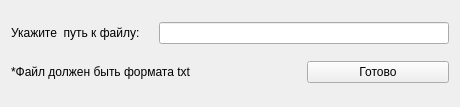
<?xml version="1.0" encoding="UTF-8"?>
<ui version="4.0">
 <class>DialogWindow</class>
 <widget class="QWidget" name="DialogWindow">
  <property name="geometry">
   <rect>
    <x>0</x>
    <y>0</y>
    <width>460</width>
    <height>107</height>
   </rect>
  </property>
  <property name="windowTitle">
   <string>Dialog</string>
  </property>
  <layout class="QGridLayout" name="gridLayout">
   <item row="0" column="0">
    <widget class="QLabel" name="label">
     <property name="text">
      <string>Укажите  путь к файлу:</string>
     </property>
    </widget>
   </item>
   <item row="0" column="1" colspan="2">
    <widget class="QLineEdit" name="input"/>
   </item>
   <item row="1" column="0" colspan="2">
    <widget class="QLabel" name="label_2">
     <property name="text">
      <string>*Файл должен быть формата txt</string>
     </property>
    </widget>
   </item>
   <item row="1" column="2">
    <widget class="QPushButton" name="enterButton">
     <property name="text">
      <string>Готово</string>
     </property>
    </widget>
   </item>
  </layout>
 </widget>
 <resources/>
 <connections/>
</ui>
